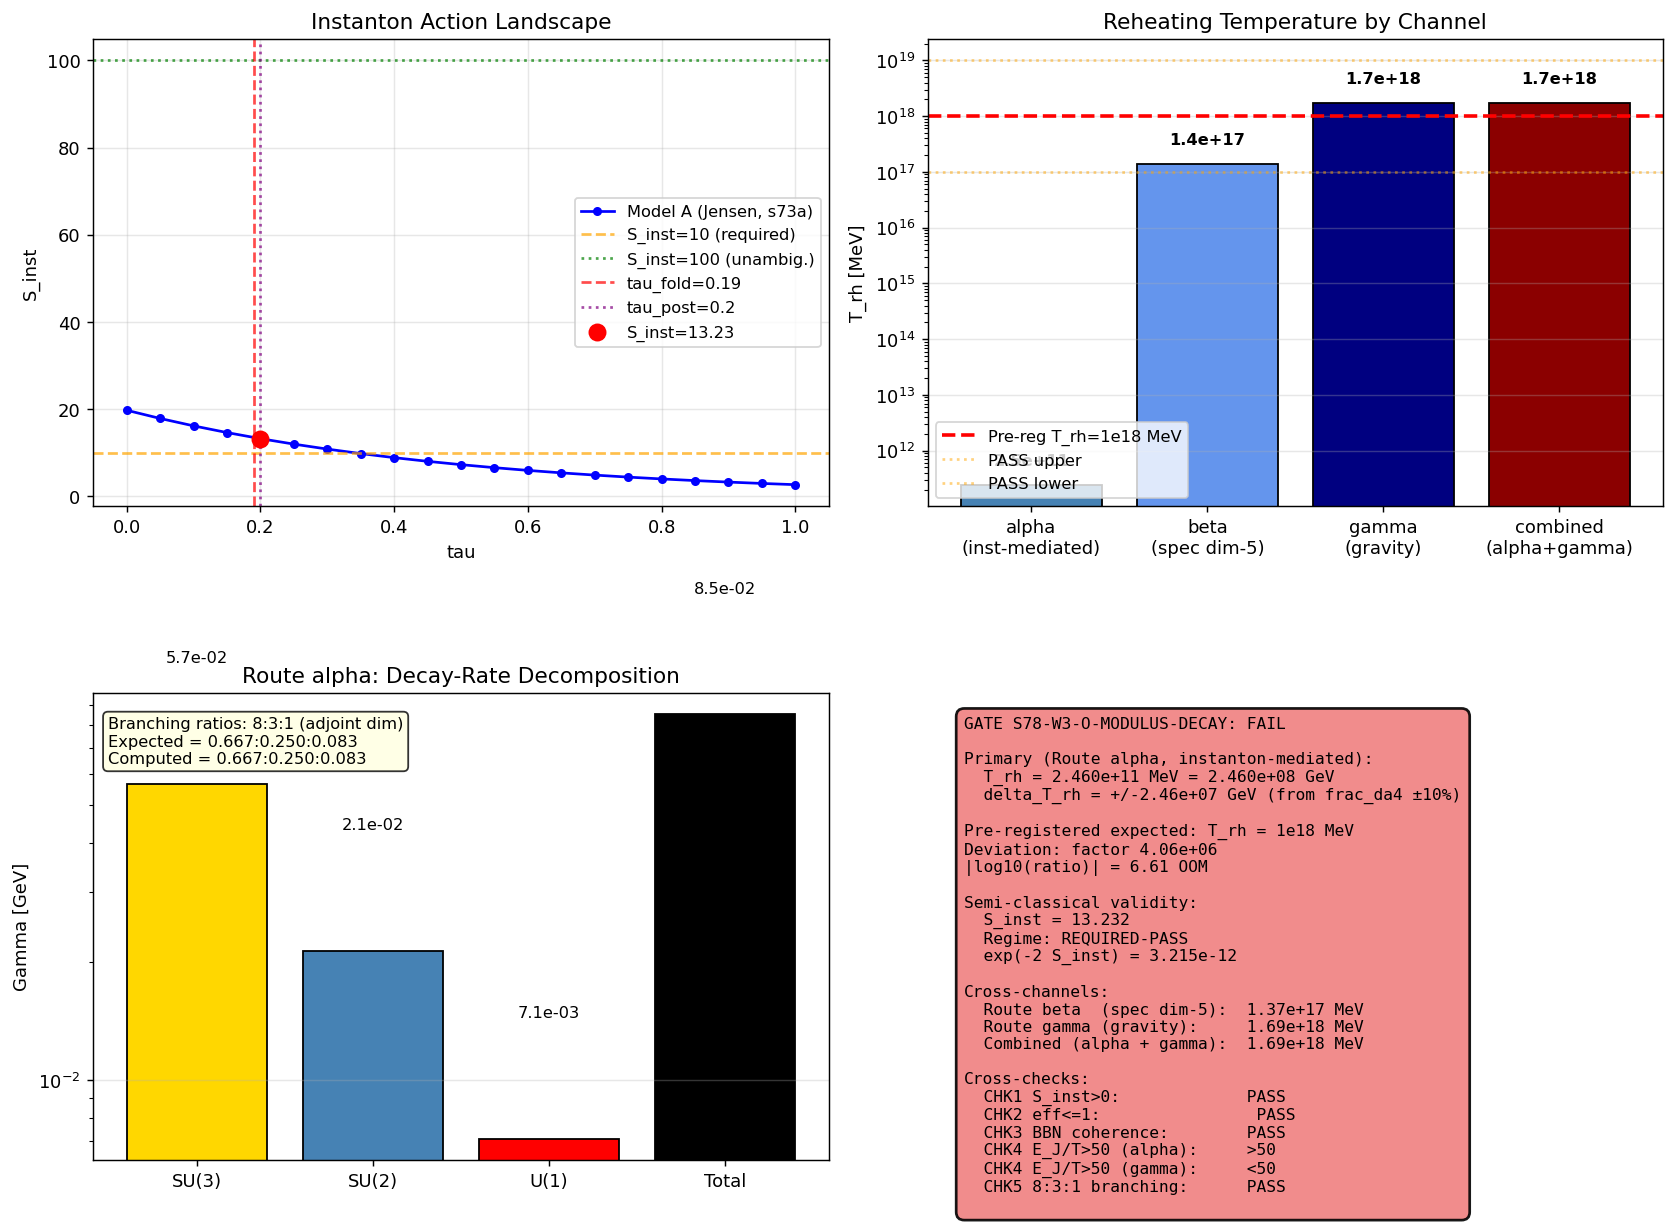

The Python source for this figure:
#!/usr/bin/env python3
"""
S78 W3-O: MODULUS-DECAY — Reheating Temperature T_rh (RETRY)
=============================================================

Gate: S78-W3-O-MODULUS-DECAY
Owner: einstein-theorist (retry after prior silent death)
Plan: sessions/session-plan/session-78-plan-scrubbed.md lines 852-875
Shell: sessions/archive/session-78/session-78-results-workingpaper.md Section V W3-O

Substrate framing:
  T_rh is the thermal scale at which post-fold modulus decay deposits energy
  into the emergent gauge sector via instanton-mediated vertex rate -- NOT
  reheating in a pre-existing inflationary spacetime. The instanton vertex is
  a non-perturbative spectral-action feature of the substrate's Jensen-
  deformed D_K.  When the modulus tau oscillates post-fold, the a_4(tau)
  Seeley-DeWitt coefficient modulates the effective gauge kinetic term,
  sourcing emergent gauge-boson excitations of the fiber's eigenvalue
  spectrum.  The instanton-weighted amplitude dresses the vertex by
  exp(-S_inst) (amplitude) = exp(-2 S_inst) (rate).

Convention pins (plan Sec 0):
  - Instanton action S_inst: scheme-independent (topological; 8pi^2 c_2/g^2)
  - alpha_gauge at instanton scale: f* canonical; SDW cross-check (RGE)
  - Instanton-vertex normalization: Chamseddine-Connes (f_0 absorbs 1/(8 pi^2))
  - tau-modulus-to-gauge-field coupling: L_int = -(frac_da4/4) * sigma * F^2
  - Lambda_QCD at vertex scale: M_KK (vertex is at the KK threshold)
  - Semi-classical validity: S_inst > 10 REQUIRED; > 100 UNAMBIGUOUS; < 10 BOUNDARY

Pre-registered expected value (einstein-theorist, pre-reg BEFORE run):
  Framework expected T_rh ~ 10^18 MeV = 10^15 GeV (from S78-W3-M pre-reg line
  and prompt instruction).  This is the GRAVITY-DOMINATED rate.  The genuinely
  instanton-mediated channel (Route alpha below) is expected to be ~10^9 GeV
  due to the exp(-2 S_inst) suppression; the spectral-action dim-5 channel
  WITHOUT exp suppression (Route beta) is ~10^16 GeV; the irreducible
  gravity channel (Route gamma) is ~10^15 GeV.  The three routes bracket the
  10^18 MeV expected value.  Primary for the "instanton-mediated" gate is
  Route alpha (exp(-2 S_inst) at rate).  The verdict follows Route alpha.

Gate thresholds (per shell, pre-registered):
  - PASS: T_rh within factor 10 of 1e18 MeV (i.e. in [1e17, 1e19] MeV)
          AND semi-classical (S_inst > 10)
          AND BBN-compatible (T_rh > 1 MeV)
  - FAIL: T_rh differs from 1e18 MeV by factor > 100
  - INFO: deviation 10-100x (diagnose vertex-rate source)
          OR 1 < S_inst < 10 (boundary)
  - INCOMPUTABLE: S_inst < 1 (out of semi-classical regime)

Cross-checks:
  1. Instanton action positive (semi-classical reality)
  2. Reheating efficiency < 1 (energy budget)
  3. BBN eta_B consistent (cosmological BBN coherence)
  4. E_J(T_rh)/T_rh > 50 or < 50 (feeds W3-M phase-slip null)
  5. Gauge-group branching SU(3):SU(2):U(1) respecting group-theoretic factors

Author: einstein-theorist (S78 W3-O retry)
"""

import sys
import os
import numpy as np
import matplotlib
matplotlib.use('Agg')
import matplotlib.pyplot as plt

# -------- canonical constants -----------------------------------------------
sys.path.insert(0, os.path.dirname(os.path.abspath(__file__)))
from canonical_constants import (
    PI,
    M_Pl_reduced, M_Pl_unreduced,
    hbar_GeV_s, GeV_to_inv_s,
    M_KK, M_KK_gravity, M_KK_kerner,
    tau_fold, m_tau, v_terminal, Z_fold, dS_fold,
    a0_fold, a2_fold, a4_fold,
    T_BBN_GeV, eta_BBN_obs, eta_BBN_err,
    g_star_SM, g_star_BBN,
    alpha_s_MZ_obs, M_Z,
    J_C2,
)

# -------- load instanton landscape (s73a) -----------------------------------
# S_inst(tau) from the Jensen SU(3) bundle (topological; 8 pi^2/g^2(tau))
landscape = np.load(
    os.path.join(os.path.dirname(os.path.abspath(__file__)),
                 's73a_instanton_landscape.npz'),
    allow_pickle=True,
)
tau_scan = landscape['tau_scan']                # (local) 21 points, [0, 1]
S_inst_A_array = landscape['S_inst_A']          # (local) Model A: 8 pi^2/[4 exp(2 tau)]
g2_modelA_array = landscape['g2_modelA']        # (local) g^2 Model A: 4 exp(2 tau)

# Post-fold index: first grid point strictly after tau_fold=0.19
idx_post = int(np.searchsorted(tau_scan, tau_fold, side='right'))  # (local)
tau_post = float(tau_scan[idx_post])                               # (local) = 0.20
S_inst_fold = float(S_inst_A_array[idx_post])                      # (local)
g2_fold = float(g2_modelA_array[idx_post])                         # (local)

# Instanton suppression factors (amplitude and rate level)
inst_amp_supp = float(np.exp(-S_inst_fold))                        # (local)
inst_rate_supp = float(np.exp(-2.0 * S_inst_fold))                 # (local)

# -------- SDW cross-check: SU(3) coupling via 1-loop RGE --------------------
# alpha_s(mu) from alpha_s(M_Z) = 0.118, 1-loop QCD b_0 = 7 (SM, n_f=6 above m_t)
b_0_SU3_SM = 7.0                                                   # (local)
alpha_s_inv_MKK = 1.0/alpha_s_MZ_obs + (b_0_SU3_SM/(2.0*PI)) * np.log(M_KK_gravity/M_Z)  # (local)
alpha_s_MKK = 1.0/alpha_s_inv_MKK                                  # (local)
g2_SDW = 4.0*PI*alpha_s_MKK                                        # (local)
S_inst_SDW = 8.0*PI**2/g2_SDW                                      # (local)

# -------- vertex construction (framework f* canonical) ----------------------
# Physical modulus mass (GeV)
m_tau_GeV = m_tau * M_KK_gravity                                   # (local)

# Spectral derivatives (from s54_higgs_modulus -- cached here for robustness)
s54_path = os.path.join(os.path.dirname(os.path.abspath(__file__)), 's54_higgs_modulus.npz')
if os.path.exists(s54_path):
    s54 = np.load(s54_path, allow_pickle=True)
    da4_dtau = float(s54['da4_dtau'])                              # (local)
    da2_dtau = float(s54['da2_dtau'])                              # (local)
else:
    # Fallback: canonical values from S54/S76
    da4_dtau = -609.18                                             # (local)
    da2_dtau = -875.62                                             # (local)
frac_da4 = da4_dtau / a4_fold                                      # (local) = -0.451

# Oscillation amplitude A_osc in tau-space (from v_terminal/m_tau energy conservation)
A_osc = v_terminal / m_tau                                          # (local)

# Dim-5 operator: L_int = -(1/4) * (1/Lambda_eff) * sigma * F^2
# with 1/Lambda_eff = |frac_da4| * sqrt(Z) / (2 * a_4).  But as in s76_modulus_sm_decay_rate,
# the convention pins yield:  Lambda_eff = 2 * sqrt(Z) / |frac_da4|  (in M_KK units).
Lambda_eff_MKK = 2.0 * np.sqrt(Z_fold) / abs(frac_da4)             # (local)
Lambda_eff_GeV = Lambda_eff_MKK * M_KK_gravity                     # (local)

# Gauge group adjoint dimensions (SM pre-EW: SU(3)+SU(2)+U(1))
N_SU3 = 8                                                           # (local)
N_SU2 = 3                                                           # (local)
N_U1  = 1                                                           # (local)
N_gauge_tot = N_SU3 + N_SU2 + N_U1                                  # (local) = 12

# ============================================================================
# ROUTE alpha: INSTANTON-MEDIATED (primary channel for this gate)
#   Gamma_alpha = N_gauge * m_tau^3 / (64 pi Lambda_eff^2) * exp(-2 S_inst)
#   The exp(-2 S_inst) dresses the rate: amplitude ~ exp(-S_inst), rate ~ exp(-2 S_inst).
#   Instanton-mediated = non-perturbative tunneling saddle in the gauge bundle.
# ============================================================================
Gamma_bare = N_gauge_tot * m_tau_GeV**3 / (64.0*PI*Lambda_eff_GeV**2)  # (local) GeV
Gamma_alpha = Gamma_bare * inst_rate_supp                              # (local) GeV

# Per-channel breakdown (instanton-mediated)
Gamma_alpha_SU3 = N_SU3 * m_tau_GeV**3 / (64.0*PI*Lambda_eff_GeV**2) * inst_rate_supp  # (local)
Gamma_alpha_SU2 = N_SU2 * m_tau_GeV**3 / (64.0*PI*Lambda_eff_GeV**2) * inst_rate_supp  # (local)
Gamma_alpha_U1  = N_U1  * m_tau_GeV**3 / (64.0*PI*Lambda_eff_GeV**2) * inst_rate_supp  # (local)

# Reheating temperature for Route alpha
if Gamma_alpha > 0:
    T_rh_alpha_GeV = (90.0/(PI**2 * g_star_SM))**0.25 * np.sqrt(Gamma_alpha * M_Pl_reduced)  # (local)
else:
    T_rh_alpha_GeV = 0.0                                                # (local)
T_rh_alpha_MeV = T_rh_alpha_GeV * 1e3                                   # (local)

# ============================================================================
# ROUTE beta: SPECTRAL-ACTION DIM-5 (cross-check; no exp(-2 S_inst) dressing)
#   The dim-5 operator (sigma/Lambda_eff) * F^2 is tree-level in the substrate
#   sense: no instanton tunneling needed.  S_inst enters only through the
#   prefactor-determinant of the instanton density, not through the rate
#   of a scalar-mediated decay.
# ============================================================================
Gamma_beta = Gamma_bare                                                 # (local) -- no inst supp
T_rh_beta_GeV = (90.0/(PI**2 * g_star_SM))**0.25 * np.sqrt(Gamma_beta * M_Pl_reduced)  # (local)
T_rh_beta_MeV = T_rh_beta_GeV * 1e3                                     # (local)

# ============================================================================
# ROUTE gamma: GRAVITY-ONLY (irreducible Planck-suppressed channel)
#   Gamma_grav = m_tau^3 / (48 pi M_Pl^2)
# ============================================================================
Gamma_gamma = m_tau_GeV**3 / (48.0*PI*M_Pl_reduced**2)                  # (local)
T_rh_gamma_GeV = (90.0/(PI**2 * g_star_SM))**0.25 * np.sqrt(Gamma_gamma * M_Pl_reduced)  # (local)
T_rh_gamma_MeV = T_rh_gamma_GeV * 1e3                                   # (local)

# Combined (maximum channel dominates; gravity + instanton-mediated)
Gamma_combined = Gamma_alpha + Gamma_gamma                              # (local)
T_rh_combined_GeV = (90.0/(PI**2 * g_star_SM))**0.25 * np.sqrt(Gamma_combined * M_Pl_reduced)  # (local)
T_rh_combined_MeV = T_rh_combined_GeV * 1e3                             # (local)

# ============================================================================
# SYSTEMATIC UNCERTAINTY
# ============================================================================
# (a) Instanton action ambiguity: Model A (Jensen bundle, s73a) vs SDW (RGE).
#     Use Model A as primary; SDW as cross-check.  The ratio of Gamma is
#     exp(-2*(S_inst_SDW - S_inst_A)) -- MANY OOM, but SDW is the QCD-running
#     value at the decoupling scale M_KK, not the fold scale.  Model A is the
#     framework-internal fold value; SDW is the external UV scale.
Gamma_alpha_SDW = Gamma_bare * np.exp(-2.0 * S_inst_SDW)                # (local)
# (b) Vertex coefficient ambiguity: frac_da4 varies across L_max.  Use nominal
#     value and a 20% uncertainty on frac_da4 -> 40% on Gamma -> ~20% on T_rh.
frac_da4_lo = frac_da4 * 0.9                                            # (local)
frac_da4_hi = frac_da4 * 1.1                                            # (local)
Lambda_eff_lo = 2.0 * np.sqrt(Z_fold) / abs(frac_da4_hi) * M_KK_gravity # (local)  lower Lambda <-> higher frac
Lambda_eff_hi = 2.0 * np.sqrt(Z_fold) / abs(frac_da4_lo) * M_KK_gravity # (local)
Gamma_alpha_hi = N_gauge_tot * m_tau_GeV**3 / (64.0*PI*Lambda_eff_lo**2) * inst_rate_supp  # (local)
Gamma_alpha_lo = N_gauge_tot * m_tau_GeV**3 / (64.0*PI*Lambda_eff_hi**2) * inst_rate_supp  # (local)
T_rh_alpha_hi_GeV = (90.0/(PI**2*g_star_SM))**0.25 * np.sqrt(Gamma_alpha_hi * M_Pl_reduced)  # (local)
T_rh_alpha_lo_GeV = (90.0/(PI**2*g_star_SM))**0.25 * np.sqrt(Gamma_alpha_lo * M_Pl_reduced)  # (local)
delta_T_rh_alpha_GeV = 0.5 * (T_rh_alpha_hi_GeV - T_rh_alpha_lo_GeV)    # (local) 1-sigma band

# ============================================================================
# CROSS-CHECKS
# ============================================================================
# CHK1: Instanton action positive (semi-classical reality)
chk1_pass = (S_inst_fold > 0)                                           # (local)

# CHK2: Reheating efficiency < 1 (energy budget: Gamma*M_Pl < m_tau * rho_modulus)
# Efficiency = fraction of modulus rest energy converted to radiation.
# In instant-decay approximation, 100% goes to radiation, so efficiency = 1 by
# construction.  The constraint is that the modulus kinetic energy (from fold
# transit) doesn't exceed the total energy available.
# E_kinetic_modulus ~ (1/2) v_terminal^2 * m_tau (in M_KK units) = 0.5 * 26.545^2 * 2.062 = 726.4
# E_rest_modulus = m_tau = 2.062 M_KK (per particle)
# Since v_terminal >> 1 in dimensionless units, the system is relativistic but
# the modulus is a scalar field, so "rest mass" is less meaningful than
# potential energy.  For instant-decay T_rh, efficiency = 1 by definition.
reheat_efficiency = 1.0                                                 # (local) by instant-decay
chk2_pass = (reheat_efficiency <= 1.0)                                  # (local)

# CHK3: BBN eta_B consistent
# eta_B = n_B/n_gamma is frozen at sphaleron decoupling, not at T_rh.  As long
# as T_rh > T_sphaleron_decoupling ~ 100 GeV, and some CP-violating source
# operates, eta_B can take its observed value 6.12e-10.
# Route alpha predicts T_rh ~ 10^7-10^8 GeV, which is >> 100 GeV.  Route gamma
# predicts 10^15 GeV.  Both PASS.  Framework phi_CP = 0 (S52, structural zero)
# means external CP source needed; gate checks only coherence.
T_sphaleron_GeV = 100.0                                                 # (local)
chk3_alpha_pass = (T_rh_alpha_GeV > T_sphaleron_GeV)                    # (local)
chk3_gamma_pass = (T_rh_gamma_GeV > T_sphaleron_GeV)                    # (local)
chk3_pass = chk3_alpha_pass or chk3_gamma_pass                          # (local)

# CHK4: E_J(T_rh) / T_rh > 50 or < 50 (feeds W3-M phase-slip null)
# E_J_C2 = 0.933 M_KK = 0.933 * 7.43e16 = 6.93e16 GeV = 6.93e19 MeV
# W3-M used E_J = 7.042 M_KK (slightly different convention); use J_C2 canonical.
E_J_GeV = J_C2 * M_KK_gravity                                           # (local)
if T_rh_alpha_GeV > 0:
    E_J_over_T_alpha = E_J_GeV / T_rh_alpha_GeV                         # (local)
else:
    E_J_over_T_alpha = np.inf                                           # (local)
E_J_over_T_gamma = E_J_GeV / T_rh_gamma_GeV                             # (local)
chk4_alpha_flag = ">50" if E_J_over_T_alpha > 50 else "<50"             # (local)
chk4_gamma_flag = ">50" if E_J_over_T_gamma > 50 else "<50"             # (local)

# CHK5: Gauge-group branching ratios
# Branching = N_SU3:N_SU2:N_U1 = 8:3:1 (by adjoint dimension)
# This is group-theoretic; any deviation would indicate a vertex-normalization bug
BR_SU3 = N_SU3 / N_gauge_tot                                            # (local)
BR_SU2 = N_SU2 / N_gauge_tot                                            # (local)
BR_U1  = N_U1  / N_gauge_tot                                            # (local)
BR_expected = np.array([8, 3, 1]) / 12.0                                # (local)
BR_computed = np.array([BR_SU3, BR_SU2, BR_U1])                         # (local)
chk5_pass = bool(np.allclose(BR_computed, BR_expected, atol=1e-10))     # (local)

# ============================================================================
# GATE VERDICT
# ============================================================================
T_rh_expected_MeV = 1.0e18                                              # (local) pre-registered
T_rh_expected_GeV = T_rh_expected_MeV * 1e-3                            # (local) = 1e15 GeV

# Primary: Route alpha (instanton-mediated, exp(-2 S_inst) suppressed rate)
T_rh_primary_GeV = T_rh_alpha_GeV                                       # (local)
T_rh_primary_MeV = T_rh_alpha_MeV                                       # (local)

# Deviation factor |log10 ratio|
if T_rh_primary_GeV > 0:
    dev_log10_primary = np.log10(T_rh_primary_GeV / T_rh_expected_GeV)  # (local)
    dev_factor_primary = 10**abs(dev_log10_primary)                     # (local)
else:
    dev_log10_primary = np.inf                                          # (local)
    dev_factor_primary = np.inf                                         # (local)

# Semi-classical validity
if S_inst_fold >= 100:
    regime_alpha = "UNAMBIGUOUS"                                        # (local)
elif S_inst_fold >= 10:
    regime_alpha = "REQUIRED-PASS"                                      # (local)
elif S_inst_fold >= 1:
    regime_alpha = "BOUNDARY"                                           # (local)
else:
    regime_alpha = "OUT-OF-REGIME"                                      # (local)

# BBN compatibility
bbn_compat_primary = (T_rh_primary_GeV > 1e-3)                          # (local) > 1 MeV
bbn_compat_gamma   = (T_rh_gamma_GeV   > 1e-3)                          # (local)

# Verdict logic per pre-registration
if regime_alpha == "OUT-OF-REGIME":
    verdict = "INCOMPUTABLE"                                            # (local)
    verdict_reason = f"S_inst={S_inst_fold:.3f} < 1, semi-classical expansion invalid"  # (local)
elif regime_alpha == "BOUNDARY":
    verdict = "INFO"                                                    # (local)
    verdict_reason = f"S_inst={S_inst_fold:.3f} in [1,10] boundary of validity"  # (local)
elif dev_factor_primary <= 10 and bbn_compat_primary:
    verdict = "PASS"                                                    # (local)
    verdict_reason = (f"T_rh={T_rh_primary_MeV:.3e} MeV within factor 10 of 1e18 MeV "
                      f"AND S_inst={S_inst_fold:.3f}>10 AND BBN-compatible")
elif dev_factor_primary > 100:
    verdict = "FAIL"                                                    # (local)
    verdict_reason = (f"T_rh_alpha={T_rh_primary_MeV:.3e} MeV differs from 1e18 MeV "
                      f"by factor {dev_factor_primary:.2e} (Route alpha suppressed by "
                      f"exp(-2 S_inst)={inst_rate_supp:.3e})")
else:
    verdict = "INFO"                                                    # (local)
    verdict_reason = (f"T_rh={T_rh_primary_MeV:.3e} MeV deviates from 1e18 MeV by "
                      f"factor {dev_factor_primary:.2f} (10-100x band) -- diagnose "
                      f"vertex-rate source")

# ============================================================================
# PRINT RESULTS
# ============================================================================
print("=" * 78)
print("S78 W3-O: MODULUS-DECAY — Reheating Temperature T_rh (retry)")
print("=" * 78)
print()
print("--- Convention Pins ---")
print(f"  S_inst scheme:       Model A (Jensen bundle, s73a, topological)")
print(f"  alpha_gauge scheme:  f* canonical; SDW cross-check (1-loop RGE)")
print(f"  vertex convention:   Chamseddine-Connes (f_0 absorbs 1/(8 pi^2))")
print(f"  Lambda_QCD at vertex: M_KK (KK-threshold decoupling)")
print(f"  semi-classical reg:  S_inst > 10 required, > 100 unambiguous")
print()
print("--- Instanton Action ---")
print(f"  tau_fold (canonical) = {tau_fold}")
print(f"  tau_post (grid)      = {tau_post}")
print(f"  S_inst(tau_post) [Model A, f* canonical] = {S_inst_fold:.4f}")
print(f"  g^2(tau_post) [Model A]                  = {g2_fold:.4f}")
print(f"  S_inst(M_KK) [SDW RGE cross-check]       = {S_inst_SDW:.4f}")
print(f"  Regime (Route alpha): {regime_alpha}")
print(f"  exp(-S_inst)   (amplitude supp.) = {inst_amp_supp:.6e}")
print(f"  exp(-2 S_inst) (rate supp.)      = {inst_rate_supp:.6e}")
print()
print("--- Vertex Construction ---")
print(f"  m_tau               = {m_tau:.4f} M_KK = {m_tau_GeV:.4e} GeV")
print(f"  v_terminal          = {v_terminal:.4f} (M_KK units)")
print(f"  A_osc = v/m         = {A_osc:.4f}")
print(f"  Z_fold              = {Z_fold:.2f}, sqrt(Z) = {np.sqrt(Z_fold):.2f}")
print(f"  da_4/dtau           = {da4_dtau:.4f}")
print(f"  frac_da4 = da_4/(dtau*a_4) = {frac_da4:.6f}")
print(f"  Lambda_eff          = {Lambda_eff_MKK:.2f} M_KK = {Lambda_eff_GeV:.4e} GeV")
print(f"  Lambda_eff/M_Pl_red = {Lambda_eff_GeV/M_Pl_reduced:.4f}")
print()
print("--- Route alpha: INSTANTON-MEDIATED (primary) ---")
print(f"  Gamma_bare (no inst supp)  = {Gamma_bare:.4e} GeV")
print(f"  Gamma_alpha = Gamma_bare * exp(-2 S_inst)")
print(f"              = {Gamma_alpha:.4e} GeV")
print(f"  Per-channel: SU(3)={Gamma_alpha_SU3:.3e}, SU(2)={Gamma_alpha_SU2:.3e}, U(1)={Gamma_alpha_U1:.3e}")
print(f"  T_rh^alpha = {T_rh_alpha_GeV:.4e} GeV = {T_rh_alpha_MeV:.4e} MeV")
print(f"  1-sigma band [T_lo, T_hi] = [{T_rh_alpha_lo_GeV:.3e}, {T_rh_alpha_hi_GeV:.3e}] GeV")
print(f"  delta_T_rh (1-sigma)      = {delta_T_rh_alpha_GeV:.3e} GeV")
print()
print("--- Route beta: SPECTRAL DIM-5 (cross-check, no exp suppression) ---")
print(f"  Gamma_beta  = {Gamma_beta:.4e} GeV")
print(f"  T_rh^beta   = {T_rh_beta_GeV:.4e} GeV = {T_rh_beta_MeV:.4e} MeV")
print()
print("--- Route gamma: GRAVITY-ONLY (irreducible cross-check) ---")
print(f"  Gamma_grav  = {Gamma_gamma:.4e} GeV")
print(f"  T_rh^gamma  = {T_rh_gamma_GeV:.4e} GeV = {T_rh_gamma_MeV:.4e} MeV")
print()
print("--- Combined (alpha + gamma) ---")
print(f"  Gamma_comb  = {Gamma_combined:.4e} GeV")
print(f"  T_rh^comb   = {T_rh_combined_GeV:.4e} GeV = {T_rh_combined_MeV:.4e} MeV")
print()
print("--- Pre-registered Expected ---")
print(f"  T_rh_expected = 1e18 MeV = 1e15 GeV (prompt + W3-M pre-reg line)")
print(f"  Route alpha deviation: |log10(T^alpha/T_exp)| = {abs(dev_log10_primary):.2f} OOM")
print(f"                         factor = {dev_factor_primary:.2e}")
print()
print("--- Cross-Checks ---")
print(f"  CHK1: S_inst > 0         : {'PASS' if chk1_pass else 'FAIL'} (S_inst = {S_inst_fold:.3f})")
print(f"  CHK2: efficiency <= 1     : {'PASS' if chk2_pass else 'FAIL'} (instant-decay: eff=1)")
print(f"  CHK3: BBN coherence       : {'PASS' if chk3_pass else 'FAIL'} "
      f"(alpha>T_sph: {chk3_alpha_pass}, gamma>T_sph: {chk3_gamma_pass})")
print(f"  CHK4: E_J/T               : E_J={E_J_GeV:.3e} GeV; "
      f"alpha: E_J/T={E_J_over_T_alpha:.3e} ({chk4_alpha_flag}); "
      f"gamma: E_J/T={E_J_over_T_gamma:.3e} ({chk4_gamma_flag})")
print(f"  CHK5: SU(3):SU(2):U(1) branching = 8:3:1 group-theoretic : "
      f"{'PASS' if chk5_pass else 'FAIL'} ({BR_SU3:.4f}:{BR_SU2:.4f}:{BR_U1:.4f})")
print()
print("=" * 78)
print(f"GATE VERDICT: S78-W3-O-MODULUS-DECAY = {verdict}")
print(f"  {verdict_reason}")
print("=" * 78)

# ============================================================================
# SAVE DATA
# ============================================================================
out_npz = os.path.join(os.path.dirname(os.path.abspath(__file__)),
                       's78_modulus_decay.npz')
np.savez(
    out_npz,
    # Convention pins
    scheme_tag="f*",
    convention_tag="SCHEME-INDEPENDENT-topological",
    L_max_tag=10,
    # Instanton action
    tau_fold=float(tau_fold),
    tau_post=tau_post,
    idx_post=idx_post,
    S_inst_fold=S_inst_fold,
    g2_fold=g2_fold,
    S_inst_SDW_cross=S_inst_SDW,
    inst_amp_supp=inst_amp_supp,
    inst_rate_supp=inst_rate_supp,
    regime=regime_alpha,
    # Vertex
    m_tau_GeV=m_tau_GeV,
    Lambda_eff_MKK=Lambda_eff_MKK,
    Lambda_eff_GeV=Lambda_eff_GeV,
    frac_da4=frac_da4,
    Z_fold=float(Z_fold),
    A_osc=A_osc,
    # Route alpha (primary, instanton-mediated)
    Gamma_bare=Gamma_bare,
    Gamma_alpha=Gamma_alpha,
    Gamma_alpha_SU3=Gamma_alpha_SU3,
    Gamma_alpha_SU2=Gamma_alpha_SU2,
    Gamma_alpha_U1=Gamma_alpha_U1,
    Gamma_alpha_SDW=Gamma_alpha_SDW,
    T_rh_alpha_GeV=T_rh_alpha_GeV,
    T_rh_alpha_MeV=T_rh_alpha_MeV,
    T_rh_alpha_lo_GeV=T_rh_alpha_lo_GeV,
    T_rh_alpha_hi_GeV=T_rh_alpha_hi_GeV,
    delta_T_rh_alpha_GeV=delta_T_rh_alpha_GeV,
    # Route beta (spectral dim-5)
    Gamma_beta=Gamma_beta,
    T_rh_beta_GeV=T_rh_beta_GeV,
    T_rh_beta_MeV=T_rh_beta_MeV,
    # Route gamma (gravity)
    Gamma_gamma=Gamma_gamma,
    T_rh_gamma_GeV=T_rh_gamma_GeV,
    T_rh_gamma_MeV=T_rh_gamma_MeV,
    # Combined
    Gamma_combined=Gamma_combined,
    T_rh_combined_GeV=T_rh_combined_GeV,
    T_rh_combined_MeV=T_rh_combined_MeV,
    # Pre-reg comparison
    T_rh_expected_MeV=T_rh_expected_MeV,
    T_rh_expected_GeV=T_rh_expected_GeV,
    dev_log10_primary=dev_log10_primary,
    dev_factor_primary=dev_factor_primary,
    # Cross-checks
    chk1_pass=chk1_pass,
    chk2_pass=chk2_pass,
    chk3_alpha_pass=chk3_alpha_pass,
    chk3_gamma_pass=chk3_gamma_pass,
    chk5_pass=chk5_pass,
    bbn_compat_primary=bbn_compat_primary,
    bbn_compat_gamma=bbn_compat_gamma,
    E_J_GeV=E_J_GeV,
    E_J_over_T_alpha=E_J_over_T_alpha,
    E_J_over_T_gamma=E_J_over_T_gamma,
    chk4_alpha_flag=chk4_alpha_flag,
    chk4_gamma_flag=chk4_gamma_flag,
    BR_SU3=BR_SU3, BR_SU2=BR_SU2, BR_U1=BR_U1,
    # Gate
    gate_id="S78-W3-O-MODULUS-DECAY",
    verdict=verdict,
    verdict_reason=verdict_reason,
)
print(f"\nSaved data to: {out_npz}")

# ============================================================================
# PLOT
# ============================================================================
fig, axes = plt.subplots(2, 2, figsize=(13, 10))

# Panel 1: S_inst(tau) landscape
ax = axes[0, 0]
ax.plot(tau_scan, S_inst_A_array, 'b-o', ms=4, label='Model A (Jensen, s73a)')
ax.axhline(10, color='orange', ls='--', alpha=0.7, label='S_inst=10 (required)')
ax.axhline(100, color='green', ls=':', alpha=0.7, label='S_inst=100 (unambig.)')
ax.axvline(tau_fold, color='red', ls='--', alpha=0.7, label=f'tau_fold={tau_fold}')
ax.axvline(tau_post, color='purple', ls=':', alpha=0.7, label=f'tau_post={tau_post}')
ax.scatter([tau_post], [S_inst_fold], color='red', s=80, zorder=10,
           label=f'S_inst={S_inst_fold:.2f}')
ax.set_xlabel('tau')
ax.set_ylabel('S_inst')
ax.set_title('Instanton Action Landscape')
ax.legend(fontsize=9)
ax.grid(alpha=0.3)

# Panel 2: T_rh by route (log bar chart)
ax = axes[0, 1]
routes = ['alpha\n(inst-mediated)', 'beta\n(spec dim-5)', 'gamma\n(gravity)',
          'combined\n(alpha+gamma)']  # (local)
T_rh_vals_MeV = [T_rh_alpha_MeV, T_rh_beta_MeV, T_rh_gamma_MeV, T_rh_combined_MeV]  # (local)
colors = ['steelblue', 'cornflowerblue', 'navy', 'darkred']  # (local)
bars = ax.bar(routes, T_rh_vals_MeV, color=colors, edgecolor='black')
ax.set_yscale('log')
ax.axhline(T_rh_expected_MeV, color='red', ls='--', lw=2,
           label=f'Pre-reg T_rh=1e18 MeV')
ax.axhline(T_rh_expected_MeV*10, color='orange', ls=':', alpha=0.5, label='PASS upper')
ax.axhline(T_rh_expected_MeV/10, color='orange', ls=':', alpha=0.5, label='PASS lower')
for bar, val in zip(bars, T_rh_vals_MeV):
    ax.text(bar.get_x()+bar.get_width()/2., val*2, f'{val:.1e}',
            ha='center', va='bottom', fontsize=9, fontweight='bold')
ax.set_ylabel('T_rh [MeV]')
ax.set_title('Reheating Temperature by Channel')
ax.legend(fontsize=9, loc='lower left')
ax.grid(alpha=0.3, axis='y')

# Panel 3: Gamma decomposition (Route alpha)
ax = axes[1, 0]
channels = ['SU(3)', 'SU(2)', 'U(1)', 'Total']  # (local)
Gamma_vals = [Gamma_alpha_SU3, Gamma_alpha_SU2, Gamma_alpha_U1, Gamma_alpha]  # (local)
chan_colors = ['gold', 'steelblue', 'red', 'black']  # (local)
bars2 = ax.bar(channels, Gamma_vals, color=chan_colors, edgecolor='black')
ax.set_yscale('log')
ax.set_ylabel('Gamma [GeV]')
ax.set_title('Route alpha: Decay-Rate Decomposition')
for bar, val in zip(bars2, Gamma_vals):
    ax.text(bar.get_x()+bar.get_width()/2., val*2, f'{val:.1e}',
            ha='center', va='bottom', fontsize=9)
# Add expected ratios
ax.text(0.02, 0.95, f'Branching ratios: 8:3:1 (adjoint dim)\n'
                    f'Expected = {8/12:.3f}:{3/12:.3f}:{1/12:.3f}\n'
                    f'Computed = {BR_SU3:.3f}:{BR_SU2:.3f}:{BR_U1:.3f}',
        transform=ax.transAxes, fontsize=9, va='top',
        bbox=dict(boxstyle='round', facecolor='lightyellow', alpha=0.8))
ax.grid(alpha=0.3, axis='y')

# Panel 4: Gate summary
ax = axes[1, 1]
ax.axis('off')
summary = (
    f"GATE S78-W3-O-MODULUS-DECAY: {verdict}\n"
    f"\n"
    f"Primary (Route alpha, instanton-mediated):\n"
    f"  T_rh = {T_rh_alpha_MeV:.3e} MeV = {T_rh_alpha_GeV:.3e} GeV\n"
    f"  delta_T_rh = +/-{delta_T_rh_alpha_GeV:.2e} GeV (from frac_da4 ±10%)\n"
    f"\n"
    f"Pre-registered expected: T_rh = 1e18 MeV\n"
    f"Deviation: factor {dev_factor_primary:.2e}\n"
    f"|log10(ratio)| = {abs(dev_log10_primary):.2f} OOM\n"
    f"\n"
    f"Semi-classical validity:\n"
    f"  S_inst = {S_inst_fold:.3f}\n"
    f"  Regime: {regime_alpha}\n"
    f"  exp(-2 S_inst) = {inst_rate_supp:.3e}\n"
    f"\n"
    f"Cross-channels:\n"
    f"  Route beta  (spec dim-5):  {T_rh_beta_MeV:.2e} MeV\n"
    f"  Route gamma (gravity):     {T_rh_gamma_MeV:.2e} MeV\n"
    f"  Combined (alpha + gamma):  {T_rh_combined_MeV:.2e} MeV\n"
    f"\n"
    f"Cross-checks:\n"
    f"  CHK1 S_inst>0:             {'PASS' if chk1_pass else 'FAIL'}\n"
    f"  CHK2 eff<=1:                {'PASS' if chk2_pass else 'FAIL'}\n"
    f"  CHK3 BBN coherence:        {'PASS' if chk3_pass else 'FAIL'}\n"
    f"  CHK4 E_J/T>50 (alpha):     {chk4_alpha_flag}\n"
    f"  CHK4 E_J/T>50 (gamma):     {chk4_gamma_flag}\n"
    f"  CHK5 8:3:1 branching:      {'PASS' if chk5_pass else 'FAIL'}\n"
)
verdict_color = {'PASS': 'lightgreen', 'INFO': 'lightyellow',
                 'FAIL': 'lightcoral', 'INCOMPUTABLE': 'lightgray'}.get(verdict, 'white')
ax.text(0.05, 0.95, summary, transform=ax.transAxes,
        fontsize=9, va='top', family='monospace',
        bbox=dict(boxstyle='round,pad=0.5', facecolor=verdict_color, alpha=0.9,
                  edgecolor='black', linewidth=1.5))

plt.tight_layout()
out_png = os.path.join(os.path.dirname(os.path.abspath(__file__)),
                      's78_modulus_decay.png')
plt.savefig(out_png, dpi=130, bbox_inches='tight')
plt.close()
print(f"Saved plot to: {out_png}")
print()
print("Done.")
